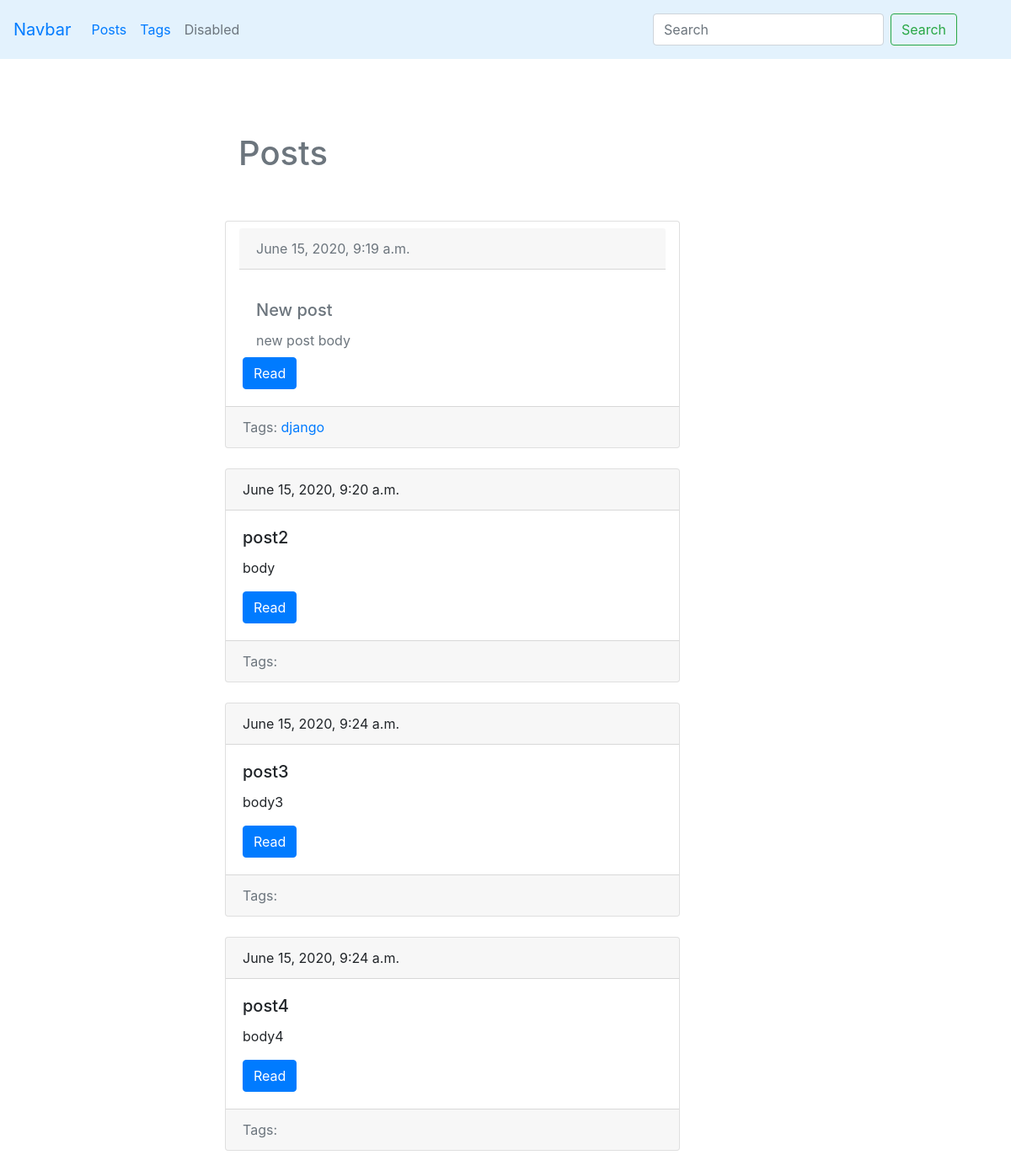
Screenshot of /blog/ with the database file from the repository.
### blog/models.py (models this page shows, shortened)
class Post(models.Model):
    title = models.CharField(max_length=150, db_index=True)
    slug = models.SlugField(max_length=150,blank=True, unique=True)
    body = models.TextField(blank=True, db_index=True)
    tags = models.ManyToManyField('Tag', blank=True, related_name='posts')
    date_pub = models.DateTimeField(auto_now_add=True)
    def get_absolute_url(self):
        return reverse('post_detail_url', kwargs={'slug':self.slug})

class Tag(models.Model):
    title = models.CharField(max_length=50)
    slug = models.SlugField(max_length=50, unique=True)
    def get_absolute_url(self):
        return reverse('tag_detail_url', kwargs= {'slug': self.slug})

### blog/views.py (the view)
# urls.py: path('', posts_list, name='posts_list_url'),
def posts_list(request):
    posts = Post.objects.all()
    return render(request, 'blog/index.html', context={'posts':posts})

### blog/templates/blog/index.html (shortened to what this page needs)
{% extends 'blog/base_blog.html' %}
{% block content %}
    <h1 class='mb-5'>Posts</h1>
    {% for post in posts %}
    {% include 'blog/includes/post_card_template.html' %}
    {% endfor %}
{% endblock %}

### blog/templates/blog/includes/post_card_template.html
<div class="card mb-4">
    <div class="card-header">
        {{ post.date_pub }}
    </div>
    <div class="card-body">
        <h5 class="card-title">{{ post.title }}</h5>
        <p class="card-text">{{ post.body|truncatewords:15 }}</p>
        <a href="{{ post.get_absolute_url }}" class="btn btn-primary">Read</a>
    </div>
    <div class="card-footer text-muted">
        Tags:
        {% for tag in post.tags.all %}
            <a href="{{ tag.get_absolute_url }}">{{ tag.title }}</a>
        {% endfor %}
    </div>
</div>

### rows the page displays
Post: date_pub "June 15, 2020, 9:19 a.m.", title "New post", body "new post body"
Tag: title "django"
Post: date_pub "June 15, 2020, 9:20 a.m.", title "post2", body "body"
Post: date_pub "June 15, 2020, 9:24 a.m.", title "post3", body "body3"
Post: date_pub "June 15, 2020, 9:24 a.m.", title "post4", body "body4"
